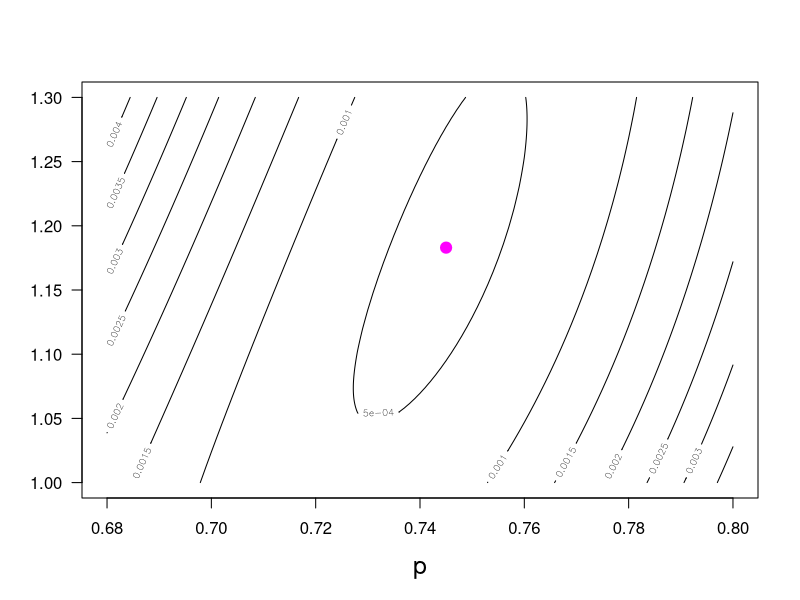

Recreate this plot in R. (Note: this script raises an error after producing the figure.)
print('file: BayesianHypBayarriEst.R')
# Bayarri et al. (2008): formulate as estimation problem: least squares
x = 0:3
y = c(81,9,7,1) # observed frequencies
n = sum(y)
y = y/n # relative frequencies
pa = seq(0.68,0.8,0.001) # trial values for p
Lambdaa = seq(1,1.3,0.001) # trial values for lambda
Lp = length(pa); LL = length(Lambdaa)
M = matrix(data=NA,nrow=Lp,ncol=LL)
library(VGAM)
for(i in 1:Lp) {
  for(j in 1:LL) {
    p = pa[i]; Lambda = Lambdaa[j]
    ypred = dzipois(x,Lambda,p)
    M[i,j] = sum((ypred-y)^2)
  }
}
out = which(M == min(M),arr.ind=TRUE)
popt = pa[out[1]]
Lopt = Lambdaa[out[2]]
Mmin = M[out[1],out[2]]
pPredicted = dzipois(x,Lopt,popt) 
print(c(popt,'optimal p'))
print(c(Lopt,'optimal lambda'))
print(c(Mmin,'minimal sum of squares'))
sflag = 1
if (sflag == 1) {
  # png('PoissonZIPleastSquares191116.png',width=16,height=12,units='cm',res=300)
  contour(pa,Lambdaa,M,xlab='p',ylab=NA,las=1,cex.lab=1.5)
  points(popt,Lopt,col='magenta',lwd=6,cex=0.8)
  title(ylab=TeX('$\\lambda$'),line=2.7,cex.lab=1.5)
  text(0.722,1.05,bquote(~p == .(popt)),col='magenta',pos=4,cex=1.5)
  text(0.731,1.15,bquote(~lambda[opt] == .(Lopt)),col='magenta',pos=4,cex=1.5)
  # dev.off()
}
